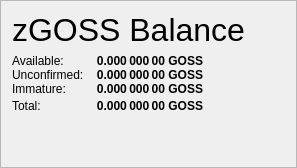
                   <widget class="QFrame" name="frame_ZerocoinBalances">
                    <property name="frameShape">
                     <enum>QFrame::StyledPanel</enum>
                    </property>
                    <property name="frameShadow">
                     <enum>QFrame::Raised</enum>
                    </property>
                    <layout class="QVBoxLayout" name="verticalLayout_7">
                     <item>
                      <layout class="QHBoxLayout" name="horizontalLayout_8" stretch="0,0">
                       <item>
                        <widget class="QLabel" name="label_5z_3">
                         <property name="minimumSize">
                          <size>
                           <width>0</width>
                           <height>20</height>
                          </size>
                         </property>
                         <property name="font">
                          <font>
                           <pointsize>24</pointsize>
                           <weight>50</weight>
                           <bold>false</bold>
                          </font>
                         </property>
                         <property name="text">
                          <string>zGOSS Balance</string>
                         </property>
                        </widget>
                       </item>
                       <item>
                        <spacer name="horizontalSpacer_11">
                         <property name="orientation">
                          <enum>Qt::Horizontal</enum>
                         </property>
                         <property name="sizeHint" stdset="0">
                          <size>
                           <width>40</width>
                           <height>20</height>
                          </size>
                         </property>
                        </spacer>
                       </item>
                      </layout>
                     </item>
                     <item>
                      <layout class="QGridLayout" name="gridLayout_5">
                       <property name="horizontalSpacing">
                        <number>12</number>
                       </property>
                       <property name="verticalSpacing">
                        <number>0</number>
                       </property>
                       <item row="1" column="0">
                        <widget class="QLabel" name="labelzBalanceMatureText">
                         <property name="toolTip">
                          <string>Mature: more than 20 confirmation and more than 3 mints of the same denomination after it was minted.
These zGOSS are spendable.</string>
                         </property>
                         <property name="text">
                          <string>Available:</string>
                         </property>
                        </widget>
                       </item>
                       <item row="1" column="1">
                        <widget class="QLabel" name="labelzBalanceMature">
                         <property name="font">
                          <font>
                           <weight>75</weight>
                           <bold>true</bold>
                          </font>
                         </property>
                         <property name="toolTip">
                          <string>Mature: more than 20 confirmation and more than 3 mints of the same denomination after it was minted.
These zGOSS are spendable.</string>
                         </property>
                         <property name="text">
                          <string notr="true">0.000 000 00 GOSS</string>
                         </property>
                         <property name="alignment">
                          <set>Qt::AlignRight|Qt::AlignTrailing|Qt::AlignVCenter</set>
                         </property>
                        </widget>
                       </item>
                       <item row="2" column="0">
                        <widget class="QLabel" name="labelzBalanceUnconfirmedText">
                         <property name="toolTip">
                          <string>Unconfirmed: less than 20 confirmations
Immature: confirmed, but less than 3 mints of the same denomination after it was minted</string>
                         </property>
                         <property name="text">
                          <string>Unconfirmed:</string>
                         </property>
                        </widget>
                       </item>
                       <item row="2" column="1">
                        <widget class="QLabel" name="labelzBalanceUnconfirmed">
                         <property name="font">
                          <font>
                           <weight>75</weight>
                           <bold>true</bold>
                          </font>
                         </property>
                         <property name="toolTip">
                          <string>Unconfirmed: less than 20 confirmations
Immature: confirmed, but less than 3 mints of the same denomination after it was minted</string>
                         </property>
                         <property name="text">
                          <string notr="true">0.000 000 00 GOSS</string>
                         </property>
                         <property name="alignment">
                          <set>Qt::AlignRight|Qt::AlignTrailing|Qt::AlignVCenter</set>
                         </property>
                        </widget>
                       </item>
                       <item row="3" column="0">
                        <widget class="QLabel" name="labelzBalanceImmatureText">
                         <property name="toolTip">
                          <string>Unconfirmed: less than 20 confirmations
Immature: confirmed, but less than 3 mints of the same denomination after it was minted</string>
                         </property>
                         <property name="text">
                          <string>Immature:</string>
                         </property>
                        </widget>
                       </item>
                       <item row="3" column="1">
                        <widget class="QLabel" name="labelzBalanceImmature">
                         <property name="font">
                          <font>
                           <weight>75</weight>
                           <bold>true</bold>
                          </font>
                         </property>
                         <property name="toolTip">
                          <string>Unconfirmed: less than 20 confirmations
Immature: confirmed, but less than 3 mints of the same denomination after it was minted</string>
                         </property>
                         <property name="text">
                          <string notr="true">0.000 000 00 GOSS</string>
                         </property>
                         <property name="alignment">
                          <set>Qt::AlignRight|Qt::AlignTrailing|Qt::AlignVCenter</set>
                         </property>
                        </widget>
                       </item>
                       <item row="4" column="0">
                        <widget class="QLabel" name="labelzBalanceText">
                         <property name="toolTip">
                          <string>Your current zGOSS balance, unconfirmed and immature zGOSS included.</string>
                         </property>
                         <property name="text">
                          <string>Total:</string>
                         </property>
                        </widget>
                       </item>
                       <item row="4" column="1">
                        <widget class="QLabel" name="labelzBalance">
                         <property name="font">
                          <font>
                           <weight>75</weight>
                           <bold>true</bold>
                          </font>
                         </property>
                         <property name="cursor">
                          <cursorShape>IBeamCursor</cursorShape>
                         </property>
                         <property name="toolTip">
                          <string>Your current zGOSS balance, unconfirmed and immature zGOSS included.</string>
                         </property>
                         <property name="text">
                          <string notr="true">0.000 000 00 GOSS</string>
                         </property>
                         <property name="alignment">
                          <set>Qt::AlignRight|Qt::AlignTrailing|Qt::AlignVCenter</set>
                         </property>
                         <property name="textInteractionFlags">
                          <set>Qt::LinksAccessibleByMouse|Qt::TextSelectableByKeyboard|Qt::TextSelectableByMouse</set>
                         </property>
                        </widget>
                       </item>
                       <item row="4" column="2">
                        <spacer name="horizontalSpacer_4">
                         <property name="orientation">
                          <enum>Qt::Horizontal</enum>
                         </property>
                         <property name="sizeHint" stdset="0">
                          <size>
                           <width>40</width>
                           <height>20</height>
                          </size>
                         </property>
                        </spacer>
                       </item>
                      </layout>
                     </item>
                     <item>
                      <spacer name="verticalSpacer_4">
                       <property name="orientation">
                        <enum>Qt::Vertical</enum>
                       </property>
                       <property name="sizeHint" stdset="0">
                        <size>
                         <width>20</width>
                         <height>40</height>
                        </size>
                       </property>
                      </spacer>
                     </item>
                    </layout>
                   </widget>
